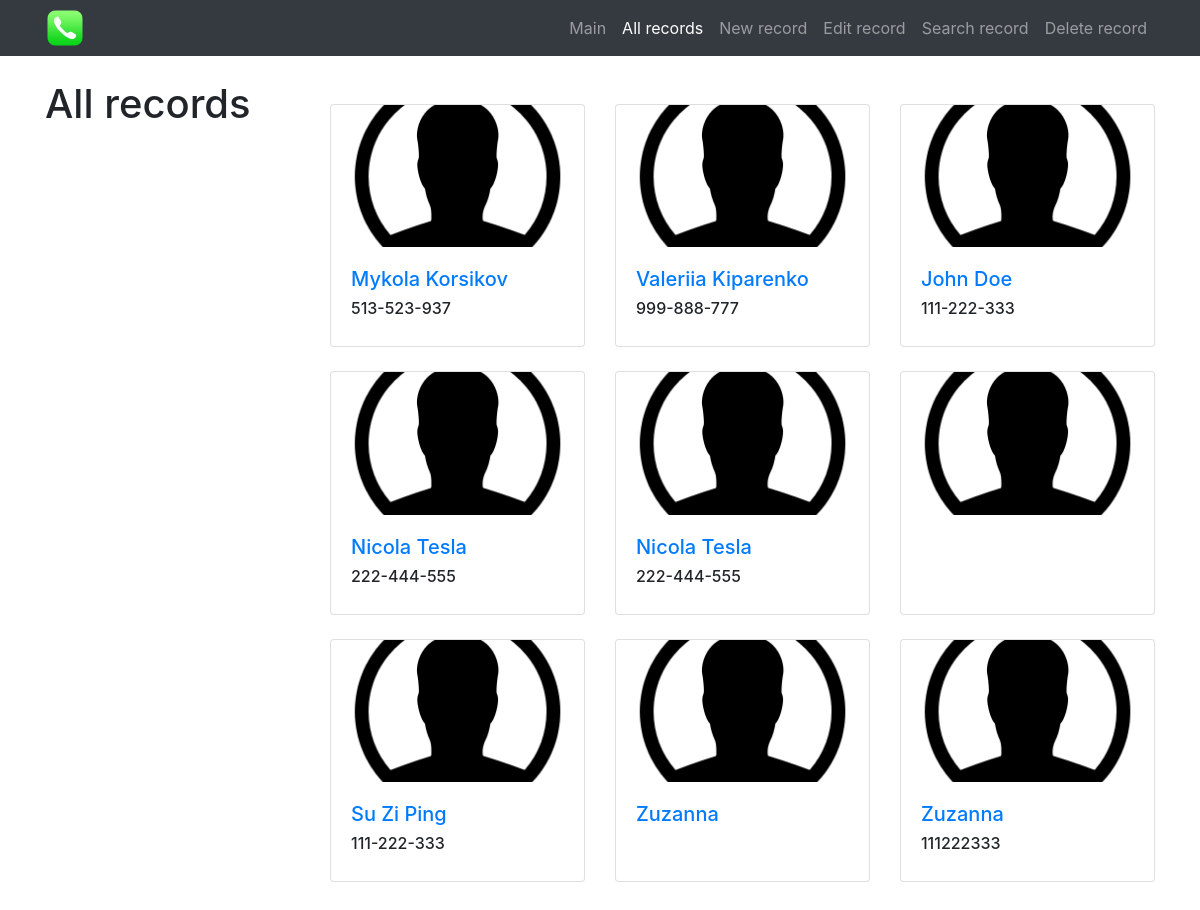
Screenshot of /all with the database file from the repository.
### tables this page shows
CREATE TABLE contacts(
                    id      INTEGER PRIMARY KEY AUTOINCREMENT,
                    name    TEXT,
                    phone   TEXT              
);

### HW53n/main53.py (the view)
@app.route("/all")
def show_all():
    conn = get_db()
    c = conn.cursor()
    records_from_db = c.execute("SELECT c.id, c.name, c.phone FROM contacts AS c")
    records = []
    for row in records_from_db:
        record = {
            "id": row[0],
            "name": row[1],
            "phone": row[2]
        }
        records.append(record)
    print(records)
    return render_template("all.html", title="All records", records=records)

### HW53n/main53.py (called while the page is built)
def get_db():
    db = getattr(g, '_database', None)
    if db is None:
        db = g._database = sqlite3.connect('db/phonebook.db')
    return db

### HW53n/templates/all.html (shortened to what this page needs)
{% extends 'base.html' %}
{% set active_page = 'all' %}
{% block content %}
<div class="row">
    <div class="col-lg-3">
        <div class="my-4">
            <h1>All records</h1>
        </div>
    </div>
    <div class="col-lg-9">
        <div class="row my-5 card-wrapper">
            {% if records %}
            {% for record in records %}
            <div class="col-lg-4 col-md-6 mb-4">
                <div class="card h-100">
                    <div class="embed-responsive embed-responsive-16by9">
                        <a href="#">
                            <img class="card-img-top embed-responsive-item"
                                src="{{ url_for('static', filename='images/contact_icon.png') }}">
                        </a>
                    </div>
                    <div class="card-body">
                        <h5>
                            <a href="#">{{ record.name }}</a>
                        </h5>
                        <h6>{{ record.phone }}</h6>
                    </div>
                </div>
            </div>
            {% endfor %}
            {% else %}
            <h1 class="offset-lg-3">No contacts to show.</h1>
            {% endif %}
        </div>
    </div>
</div>
{% endblock %}

### HW53n/templates/base.html (shortened to what this page needs)
<!DOCTYPE html>
<html lang="en">
<head>
    <link rel="stylesheet" href="https://cdn.jsdelivr.net/npm/bootstrap@4.3.1/dist/css/bootstrap.min.css"
>
    <link rel="stylesheet" href="{{ url_for('static', filename='css/style.css') }}">
</head>
<body>
    <nav class="navbar navbar-expand-lg navbar-dark bg-dark fixed-top">
        <div class="container">
            <a href="{{ url_for('main') }}" class="navbar-brand">
                <img src="{{ url_for('static', filename='images/Phone_icon.png') }}" height="40px">
            </a>
            <div class="collapse navbar-collapse" id="navbarResponsive">
                <ul class="navbar-nav ml-auto">
                    <li class="nav-item {{ 'active' if active_page == 'main' else '' }}">
                        <a href="{{ url_for('main') }}" class="nav-link">Main</a>
                    </li>
                    <li class="nav-item {{ 'active' if active_page == 'all' else '' }}">
                        <a href="{{ url_for('show_all') }}" class="nav-link">All records</a>
                    </li>
                    <li class="nav-item {{ 'active' if active_page == 'new' else '' }}">
                        <a href="{{ url_for('new_record') }}" class="nav-link">New record</a>
                    </li>
                    <li class="nav-item {{ 'active' if active_page == 'edit' else '' }}">
                        <a href="{{ url_for('edit_record') }}" class="nav-link">Edit record</a>
                    </li>
                    <li class="nav-item {{ 'active' if active_page == 'search' else '' }}">
                        <a href="{{ url_for('search_record') }}" class="nav-link">Search record</a>
                    </li>
                    <li class="nav-item {{ 'active' if active_page == 'delete' else '' }}">
                        <a href="{{ url_for('delete_record') }}" class="nav-link">Delete record</a>
                    </li>
                </ul>
            </div>
        </div>
    </nav>
    <div class="container">
      {% block content %}{% endblock %}
    </div>
</body>
</html>

### HW53n/static/css/style.css (style rules this page uses)
body { padding-top: 56px; }
.navbar-brand { padding-top: 0rem; padding-bottom: 0rem; }
.card-img-top { object-fit: cover; }

### rows the page displays
contacts: name "Mykola Korsikov", phone "513-523-937"
contacts: name "Valeriia Kiparenko", phone "999-888-777"
contacts: name "John Doe", phone "111-222-333"
contacts: name "Nicola Tesla", phone "222-444-555"
contacts: name "Nicola Tesla", phone "222-444-555"
contacts: name "Su Zi Ping", phone "111-222-333"
contacts: name "Zuzanna"
contacts: name "Zuzanna", phone "111222333"
